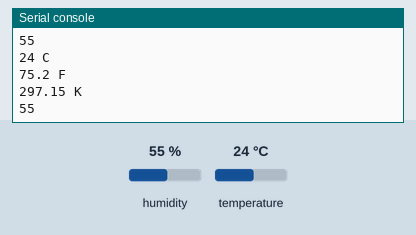
Recording of a program running on a simulated MicroPython board. Shown: the last lines printed to the serial console. Inputs (shaded band) come from the test bench; at power-on: humidity 55 %, temperature 24 °C.

Above: at 1.2 s.
1.3 s: humidity set to 22 %
At 2.0 s:
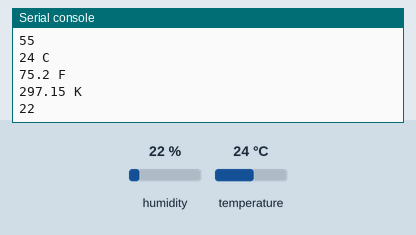
2.8 s: temperature set to 12 °C
At 3.6 s:
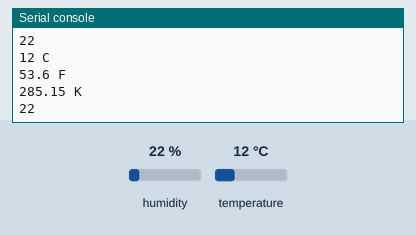
4.3 s: humidity set to 40 %
At 5.2 s:
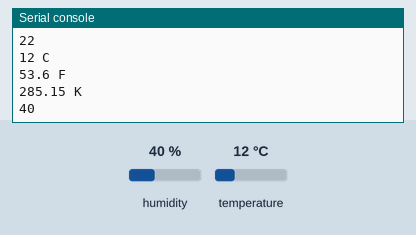
Timing chart, 0 to 7.3 s (numbered marks = the images above; inputs shaded):
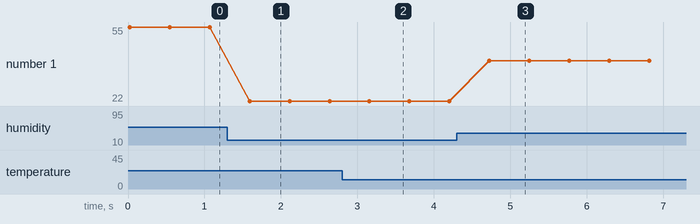

Measured:
- after the input at 1.3 s, the serial console: prints a new line after 0.29 s (image 1)
- after the input at 2.8 s, the serial console: prints a new line after 0.36 s (image 2)
- after the input at 4.3 s, the serial console: prints a new line after 0.43 s (image 3)
- plotted number 1: 55 → 22 after the input at 1.3 s, 22 → 40 after the input at 4.3 s

The program:

Oevelse2_5.py
```python
"""
2.5 - sørg for at der er en metode i klassen der kan returnere temperaturen i kelvin grader (Celsius to Kelvin: K = C + 273.15).
"""

from machine import Pin
from time import sleep
from dht import DHT11

dht11=DHT11(Pin(0))

def cel_to_fah(temp_cel):
    return temp_cel*9/5+32

def cel_to_kel(temp_cel):
    return temp_cel+273.15


while True:
    measurement=dht11.measure()
    temp=dht11.temperature()
    hum=dht11.humidity()
    print(f"{temp} C")
    print(f"{cel_to_fah(temp)} F")
    print(f"{cel_to_kel(temp)} K")
    print(hum)
    sleep(0.5)
```
